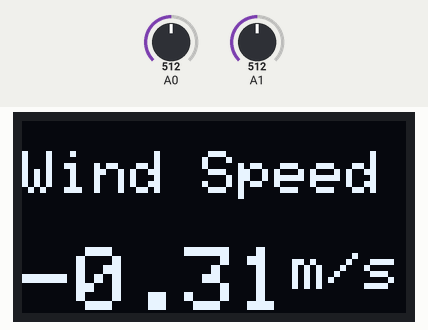
This sketch was run on a simulated Arduino Uno, built with avr-gcc and run on an emulated ATmega328P. On the bench: 128×64 one-colour display. The test bench sets the inputs (shaded band); at power-on: A0 = 512, A1 = 512. What the sketch prints to the serial monitor is not drawn.

Above: at 3.2 s.
3.3 s: A0 set to 716
At 3.7 s:
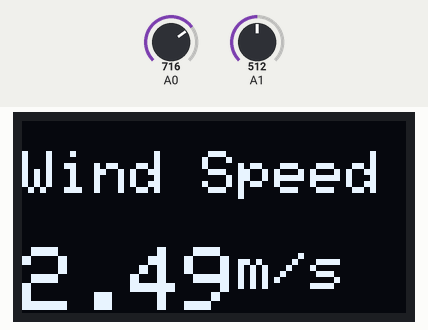
4.9 s: A1 set to 716
At 5.4 s:
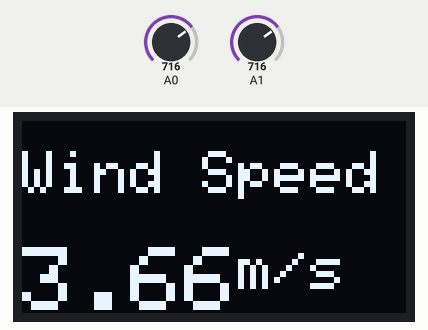
6.5 s: A0 set to 900
At 7.0 s:
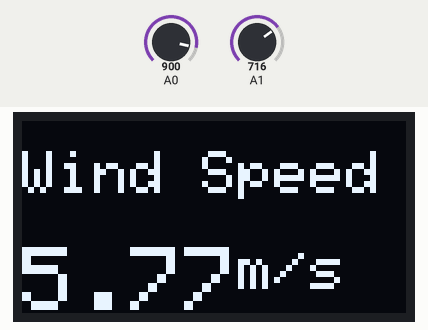
8.1 s: A1 set to 900
At 8.6 s:
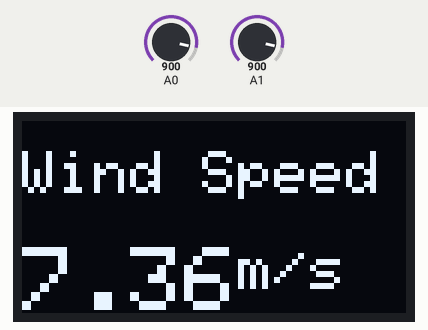
9.7 s: A0 set to 1023
At 10.3 s:
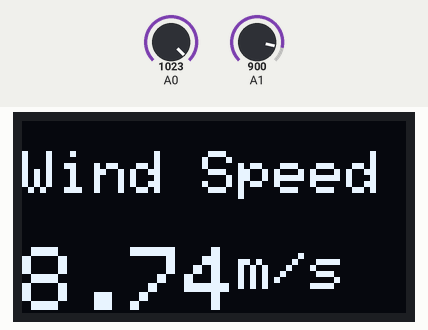
11.3 s: A1 set to 1023
At 11.9 s:
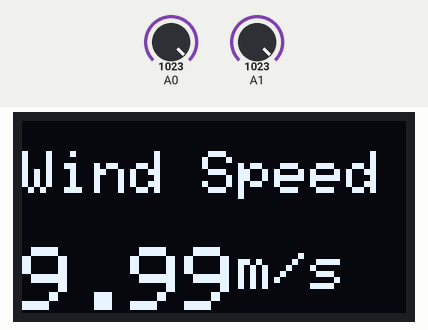
Timing chart, 0 to 13.9 s (numbered marks = the images above; inputs shaded):
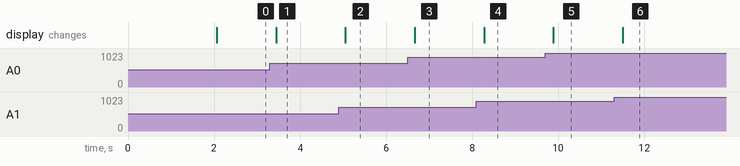

The sketch:

Arduino_code.ino
```cpp
#include <Wire.h>
// #include <LiquidCrystal_I2C.h>
#include <math.h>
long x ;
long y;
long h = 1500;
// LiquidCrystal_I2C lcd(0x27, 16, 2);
// void setup()
// {
//   lcd.begin();


// 	lcd.backlight();
// 	lcd.clear();
//   Serial.begin(9600);
// }
// void loop()
// {
//   x = analogRead(A0);
//   Serial.print("Joy Value in X is ");
//   Serial.print(x);
//    y = analogRead(A1);
//   Serial.print(" \t Joy Value in y is");
//   Serial.println(y);
//   float angle, value;
//   float g = abs(((y-512)*(y-512)) + ((x-512)*(x-512)));
//   value = sqrt(g);
//   value = value/h;
//   angle = acos(value);
//   float val = 90-((angle*180)/3.14);
//   Serial.println(val);
//   lcd.clear();
//   lcd.setCursor(0, 0);
//   lcd.print("Deflection is:");
//   lcd.setCursor(0, 1);
//   lcd.print(val-0.61);
//   lcd.print(" degree");
//   // Serial.print(val);
//   // lcd.print("°");
//   delay(100);
//   }


#include <Wire.h>
#include <Adafruit_GFX.h>
#include <Adafruit_SSD1306.h>

#define SCREEN_WIDTH 128 // OLED display width, in pixels
#define SCREEN_HEIGHT 64 // OLED display height, in pixels

// Declaration for an SSD1306 display connected to I2C (SDA, SCL pins)
Adafruit_SSD1306 display(SCREEN_WIDTH, SCREEN_HEIGHT, &Wire, -1);

void setup() {
  Serial.begin(9600);

  if(!display.begin(SSD1306_SWITCHCAPVCC, 0x3C)) { // Address 0x3D for 128x64
    Serial.println(F("SSD1306 allocation failed"));
    for(;;);
  }
  delay(2000);
  display.clearDisplay();
  // Display static text
  // display.println("Hello, world!");
  // display.display();
}

void loop() {
  display.setTextSize(3);
  display.setTextColor(WHITE);
  display.setCursor(0, 10);
  x = analogRead(A0);
  Serial.print("Joy Value in X is ");
  Serial.print(x);
   y = analogRead(A1);
  Serial.print(" \t Joy Value in y is");
  Serial.println(y);
  float angle, value;
  float g = abs(((y-512)*(y-512)) + ((x-512)*(x-512)));
  value = sqrt(g);
  value = value/h;
  angle = acos(value);
  float val = 90-((angle*180)/3.14);
  Serial.println(val - 0.81);
  display.setTextSize(2);
  display.println("Wind Speed");
  display.println();
  // display.print("");
  display.setTextSize(3);
  display.print((val - 0.81)/2.8);
  display.setTextSize(2);
  display.print("m/s");
  display.display();
  display.clearDisplay();
  delay(200);
}
```

Measured:
- after the input at 3.3 s, the display: changes after 0.14 s (image 1)
- after the input at 4.9 s, the display: changes after 0.15 s (image 2)
- after the input at 6.5 s, the display: changes after 0.16 s (image 3)
- after the input at 8.1 s, the display: changes after 0.18 s (image 4)
- after the input at 9.7 s, the display: changes after 0.19 s (image 5)
- after the input at 11.3 s, the display: changes after 0.20 s (image 6)
